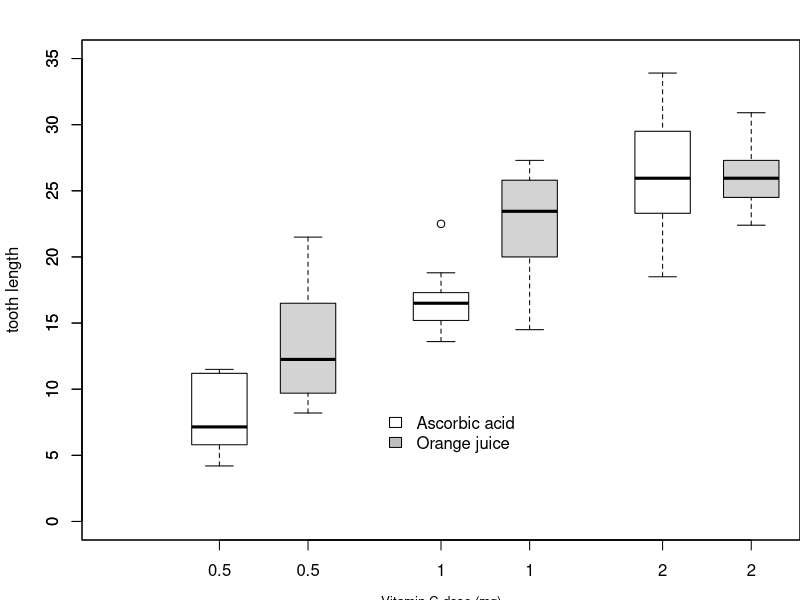
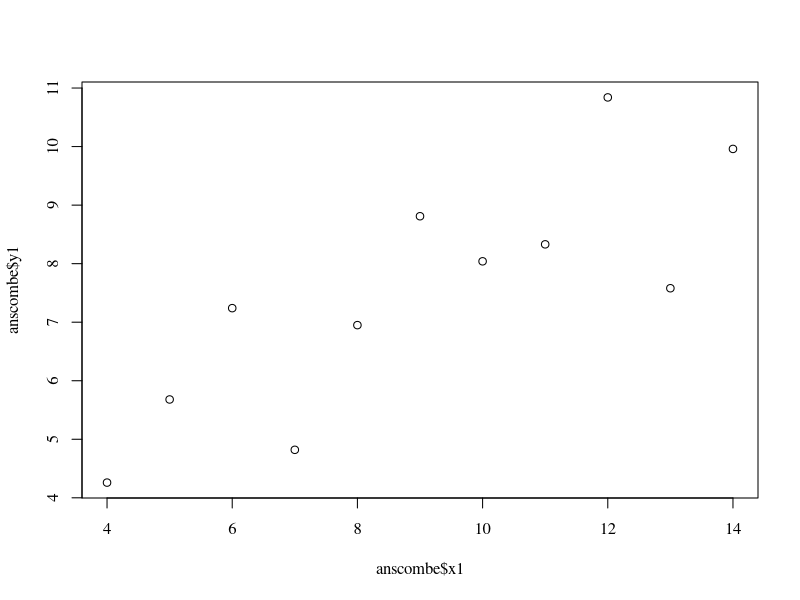
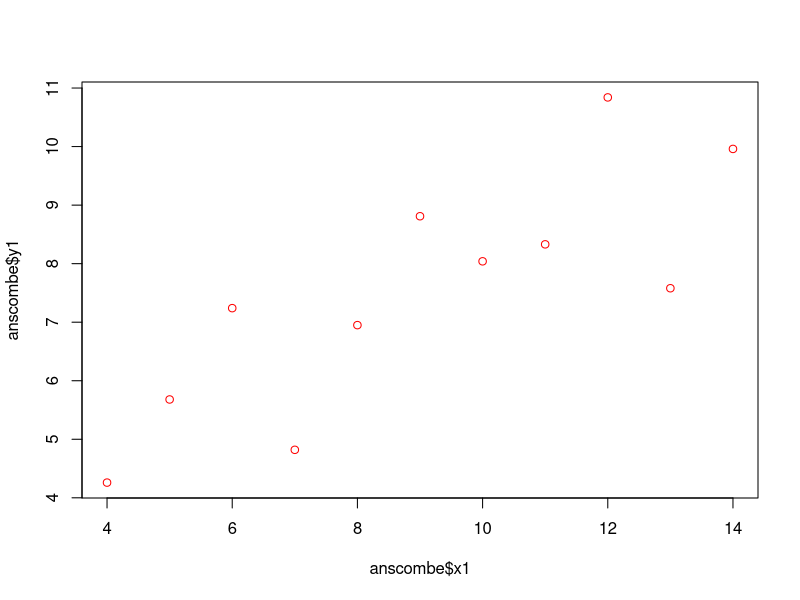
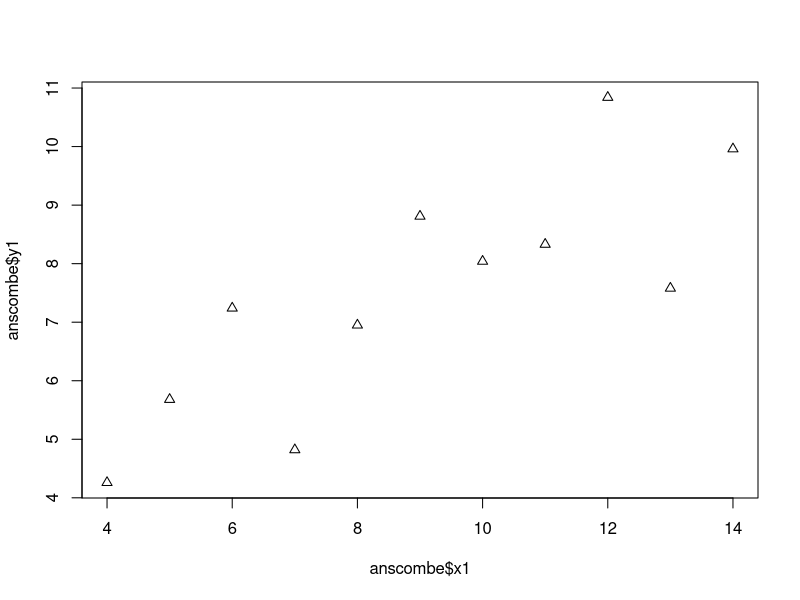

Source code (R) for these figures, in order:
## ---- chunk 1
# Adjusting the margins for the plot: c(bottom, left, top, right)
par(mar=c(3, 4.1, 2, 0))  

# First boxplot for Vitamin C (VC) supplement
boxplot(len ~ dose, data = ToothGrowth,
        boxwex = 0.25,        # Width of the boxes, set to 0.25
        at = 1:3 - 0.2,       # Positioning of the boxes slightly to the left
        subset = supp == "VC",# Data filtered for Vitamin C (VC) supplement
        col = "white",        # Box color set to white
        xlab = "",            # No x-axis label for now
        ylab = "tooth length",# Y-axis label indicating the measured outcome
        ylim = c(0,35))       # Setting the y-axis range from 0 to 35

# Adding x-axis label for Vitamin C doses
mtext("Vitamin C dose (mg)", side = 1, line = 2.5, cex = 0.8)

# Second boxplot for Orange juice (OJ) supplement, added to the same plot
boxplot(len ~ dose, data = ToothGrowth, 
        add = TRUE,           # This ensures the new plot is added on top of the existing one
        boxwex = 0.25,        # Same box width for comparison
        at = 1:3 + 0.2,       # Positioning the boxes slightly to the right
        subset = supp == "OJ")# Data filtered for Orange Juice (OJ) supplement

# Adding a legend to distinguish between the two supplements
legend(1.5, 9,               # Positioning the legend at (1.5, 9) on the plot
       c("Ascorbic acid", "Orange juice"), # Labels for the two supplement types
       fill = c("white", "gray"),          # Corresponding colors: VC is white, OJ is gray
       bty = "n")             # No border around the legend

# Reset margins to the default after the plot
par(mar=c(5.1, 4.1, 4.1, 2.1))

## ---- chunk 2
plot(anscombe$x1,anscombe$y1, family="serif")

## ---- chunk 3
plot(anscombe$x1,anscombe$y1, col="red")

## ---- chunk 4
plot(anscombe$x1,anscombe$y1, pch=24)
